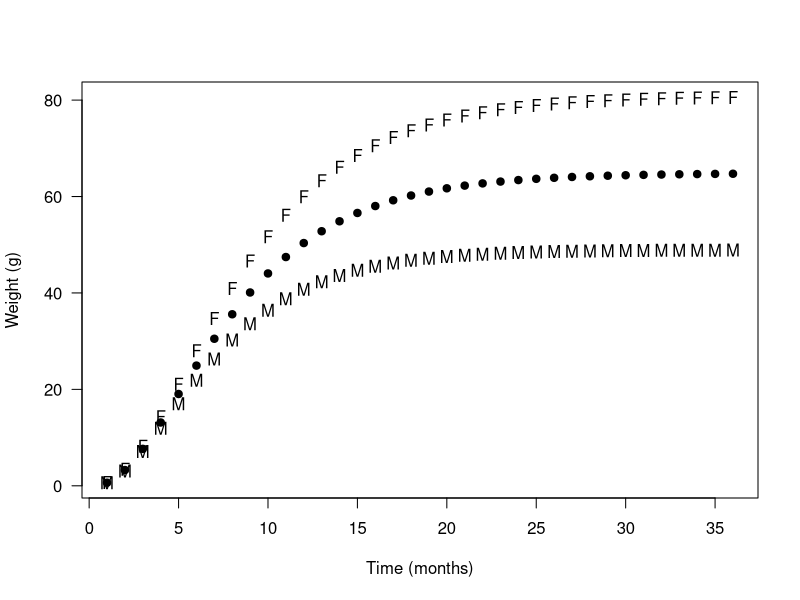
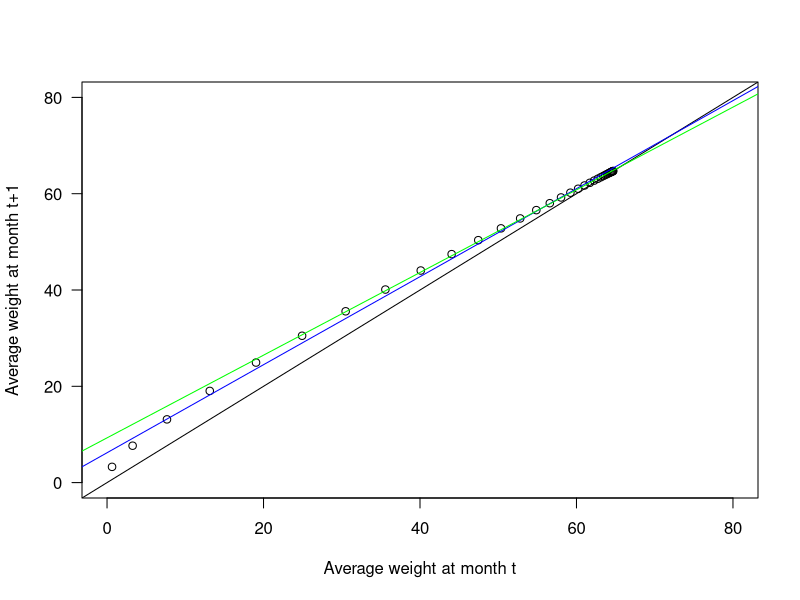
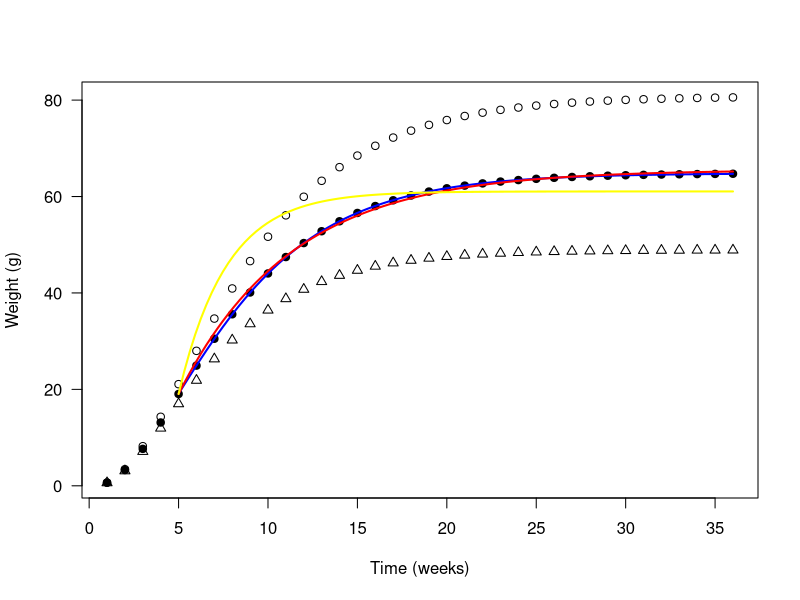

Reproduce these figures in R, in order.
# CREATED  11 February 2013
# MODIFIED 21 May 2014

# AUTHOR marco.kienzle@gmail.com

# PURPOSE estimate growth parameter rho for EKP to use in a weekly delay difference model

# REFERENCE Deriso, 1980 Harvesting strategies and parameter estimation for an age-structured model
#           Schnute, 1985 A general theory for analysis of catch and effort data
#           Hilborn and Walters, 1992 Quantitative fisheries stock assessment
#           Quinn and Deriso, 1999 Quantitative fish dynamics

max.age.group <- 36

## # Schnute's growth model (Eq. 1.14)
Eq114 <- function(par, x, k) {par[1] + (par[2] - par[1]) * (1-par[3]^(1+x-k))/(1-par[3])}

# Von Bertalanffy growth parameters and length-weight relationship from Gribble and Dredge (1994)
# 1990 data
Linf.m <- 37.8; Linf.f <- 46.3 # Carapace length, mm
K.m <- 0.0528 * 52 / 12; K.f <- 0.0436 * 52 / 12; # per week

# Length-weight relationship (from carapace length to grams)
a.m <-  0.0022; a.f <-  0.0023
b.m <-  2.7557; b.f <- 2.7292

# Von Bertalanffy growth function for length
vbgf <- function(t, Linf, k, t0=0) Linf * (1-exp(-k * (t -t0)))

# Create a vector of length at age
length.at.age <- data.frame(Female = rep(NA,max.age.group), Male = rep(NA,max.age.group)); dimnames(length.at.age)[[1]] <- seq(1,max.age.group);
length.at.age$Female <- vbgf(seq(1,max.age.group), Linf.f, K.f, t0 = 0)
length.at.age$Male <- vbgf(seq(1,max.age.group), Linf.m, K.m, t0 = 0)

# Weight at age
weight.at.age <- data.frame(Female = rep(NA,max.age.group), Male = rep(NA,max.age.group)); dimnames(weight.at.age)[[1]] <- seq(1,max.age.group);
weight.at.age$Female <- a.f * length.at.age$Female ^ b.f
weight.at.age$Male <- a.m * length.at.age$Male ^ b.m

average.weight.at.age <- rowMeans(weight.at.age)
print("Average weight")
print(average.weight.at.age)

# Plot weight at age
plot(seq(1,max.age.group), weight.at.age$Female, pch = "F", xlab = "Time (months)", ylab = "Weight (g)", las = 1)
points( seq(1,max.age.group), weight.at.age$Male, pch = "M")
points(seq(1,max.age.group), average.weight.at.age, pch = 19)

# Estimate Ford-Walford parameters using the whole range of ages ?
# NOTE that Ford-Walford graphs are used for length data ( see Ricker, 1958, Eq. 9.8)
(lm1 <- lm(y~x, data = data.frame(x = average.weight.at.age[seq(1, 29)], y = average.weight.at.age[seq(2, 30)])));

plot(average.weight.at.age[seq(1, max.age.group-1)], y = average.weight.at.age[seq(2, max.age.group)],
xlab = "Average weight at month t", ylab = "Average weight at month t+1", xlim = c(0,80), ylim = c(0,80), las = 1)
abline(0,1)

abline(lm1, col = "blue");

# What are the parameter of this linear relationship applied for age >= recruitment?
rec.age <- 5 # here the age at recruitment is chosen so that size at recruitment ~= 7.7 grams

(lm2 <- lm(y~x, data = data.frame(x = average.weight.at.age[seq(rec.age, max.age.group-1)], y = average.weight.at.age[seq(rec.age+1, max.age.group)])));
abline(lm2, col = "green");

# Now, let's apply Schnute method to the TigerPrawn dataset

# Schnute's growth model (Eq. 1.14)
ssq.Eq114.TigerPrawn <- function(par){ sum((average.weight.at.age[seq(rec.age, max.age.group)] - Eq114(par, seq(rec.age, max.age.group), k = rec.age))^2)}
(Schnute.results.for.TigerPrawn <- optim(c(1, 1, 0.5), ssq.Eq114.TigerPrawn))
# NOTE: you end-up with an estimate of the weight at recruitment which is quite differenct that average.weight.at.age[rec.age] NOT GOOD !

# Let's fit Schnute fixing weight at recruitment
Eq114.bis <- function(par, x, k) {par[1] + (average.weight.at.age[rec.age] - par[1]) * (1-par[2]^(1+x-k))/(1-par[2])}
ssq.Eq114.TigerPrawn.2par <- function(par){ sum((average.weight.at.age[seq(rec.age, max.age.group)] - Eq114.bis(par, seq(rec.age, max.age.group), k = rec.age))^2)}
(Schnute.results.for.TigerPrawn.2par <- optim(c(1, 0.5), ssq.Eq114.TigerPrawn.2par))

# Let's fit Schnute fixing weight at recruitment and fixing rho
Eq114.tris <- function(par, x, k, rho) {par[1] + (average.weight.at.age[rec.age] - par[1]) * (1-rho^(1+x-k))/(1-rho)}
ssq.Eq114.TigerPrawn.1par <- function(par){ sum((average.weight.at.age[seq(rec.age, max.age.group)] - Eq114.tris(par, seq(rec.age, max.age.group), k = rec.age, rho = exp(-0.1794067)))^2)}
(Schnute.results.for.TigerPrawn.1par <- optimize(ssq.Eq114.TigerPrawn.1par,lower = -10, upper = 1e3))

## How does it compares to Von Bertalanffy estimates
# The curve are sigmoidal so we have to consider only age above which Von Bertalanffy growth function for length might apply (age >= 3)

# Von Bertalanffy growth function for weight
vbgf <- function(t, Linf, k, t0=0) 0.5*(a.m + a.f) * (Linf * (1-exp(-k * (t -t0))))^(0.5 * (b.m+b.f))

# Estimate parameters
(nls.model <- nls( y ~ vbgf( x, a, b,c), data = data.frame(x = seq(rec.age,max.age.group), y = average.weight.at.age[seq(rec.age, max.age.group)]),
start = list(a = 50, b = 0.2, c= 1)))

# Plot weight at age
plot(seq(1,max.age.group), weight.at.age$Female, pch = 1, xlab = "Time (weeks)", ylab = "Weight (g)", las = 1)
points( seq(1,max.age.group), weight.at.age$Male, pch = 2)
points(seq(1,max.age.group), average.weight.at.age, pch = 19)

curve( vbgf(x, coef(nls.model)[1], coef(nls.model)[2], coef(nls.model)[3]), from = rec.age, to = max.age.group, lwd = 2, col = "blue", add = TRUE)
#curve( Eq114(Schnute.results.for.TigerPrawn$par, x, k=rec.age), from = rec.age, to = max.age.group, lwd = 2, col = "grey", add = TRUE)
curve( Eq114.bis(Schnute.results.for.TigerPrawn.2par$par, x, k=rec.age), from = rec.age, to = max.age.group, lwd = 2, col = "red", add = TRUE)
#curve( Eq114.tris(Schnute.results.for.TigerPrawn.1par$minimum, x, k=rec.age, rho = exp(-0.1794067)), from = rec.age, to = max.age.group, lwd = 2, col = "green", add = TRUE)

legend(55, 25, pch = c(2,1, 19, NA, NA, NA), lty = c(NA, NA, NA, 1, 1,1), col = c("black", "black", "black", "blue", "red","yellow"), lwd = c(NA,NA,NA,2,2,2), 
legend = c("VBGF for male", "VBGF for female", "VBGF both sex combined", "VBGF  model for combined sex", "Schnute", "Deriso"))

# Use Deriso formula (Equation 1)

Deriso.W <- function(rho, t, weight.at.recruitment, age.at.recruitment){

weight.at.recruitment * ( 1 - rho ^ (1 + t - age.at.recruitment)) / (1 - rho)
}

ssq.Deriso.Eq <- function(par){
 sum((average.weight.at.age[seq(rec.age+1, max.age.group)] - Deriso.W(par, seq(rec.age+1, max.age.group), weight.at.recruitment = average.weight.at.age[rec.age],
 age.at.recruitment = rec.age))^2)
}
Deriso.opt <- optimize(ssq.Deriso.Eq, lower = 0.1, upper = 0.99)

curve(Deriso.W(rho =  Deriso.opt$minimum, x,  average.weight.at.age[rec.age], rec.age), from = rec.age, to =max.age.group, col = "yellow", lwd = 2, add = T)


### Parameters for the Delay difference model
print("Parameters for the Delay difference model")
print(paste("Rho",  round(Schnute.results.for.TigerPrawn.2par$par[2],5)))
print(paste("Weight at age", rec.age, "months is", round(average.weight.at.age[rec.age],3)))

print(paste("And parameter weight 1 month before recruitment", round(Schnute.results.for.TigerPrawn.2par$par[1],3)))

